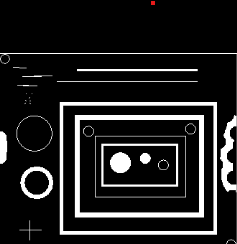
#> input picture 2 Parcial/morfologicas/cuadro2.png, 237 x 244 px
$ python dilatacion.py
#> lines starting #> are read from the running program, lines starting #| are printed output that depends on the picture; after the words box and inside, x2 and y2 are one past the last pixel; in counts of white or black regions, pixels touching at a corner belong together
import cv2
import numpy as np
#un kernel grande, la dilatación se vuelve más agresiva
def leer_imagen_binaria(ruta):
    # Lectura
#> called with ruta = 'cuadro2.png'
    imagen = cv2.imread(ruta, cv2.IMREAD_GRAYSCALE)
#> imagen: shape (244, 237); min 0, max 255, mean 32.8
    _, binaria = cv2.threshold(imagen, 127, 255, cv2.THRESH_BINARY)
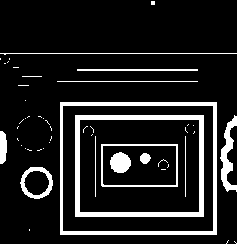
#> binaria: shape (244, 237); 12.6% white; 51 white regions (37 under 20 px), largest, box (x1, y1, x2, y2) and area: (75, 115, 204, 217) 2210, (60, 102, 217, 235) 2131, (220, 115, 237, 192) 573
    return binaria

def dilatacion_manual(imagen_binaria, tamaño_kernel=(3, 3)):
    # Tamaños
#> called with tamaño_kernel = (7, 7)
    alto = imagen_binaria.shape[0]
#> alto = 244
    ancho = imagen_binaria.shape[1]
#> ancho = 237
    alto_kernel = tamaño_kernel[0]
    ancho_kernel = tamaño_kernel[1]
    padding_alto = alto_kernel // 2
    padding_ancho = ancho_kernel // 2

    # Relleno
    imagen_rellena = np.zeros((alto + 2 * padding_alto, ancho + 2 * padding_ancho), dtype=np.uint8)
    for y in range(alto):
        for x in range(ancho):
            imagen_rellena[y + padding_alto, x + padding_ancho] = imagen_binaria[y, x]
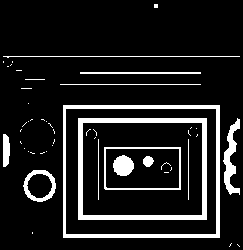
#> imagen_rellena: shape (250, 243); 12% white; 51 white regions (37 under 20 px), largest, box (x1, y1, x2, y2) and area: (78, 118, 207, 220) 2210, (63, 105, 220, 238) 2131, (223, 118, 240, 195) 573

    # Resultado
    imagen_dilatada = np.zeros((alto, ancho), dtype=np.uint8)

    # Bucle
    for y in range(alto):
        for x in range(ancho):
            es_negro = True
            for i in range(alto_kernel):
                for j in range(ancho_kernel):
                    pixel_vecino = imagen_rellena[y + i, x + j]
                    if pixel_vecino == 255:
                        es_negro = False
            imagen_dilatada[y, x] = 0 if es_negro else 255
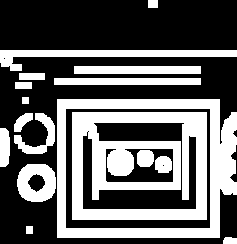
#> imagen_dilatada: shape (244, 237); 38.8% white; 17 white regions, largest, box (x1, y1, x2, y2) and area: (72, 112, 207, 220) 8565, (57, 99, 237, 238) 6679, (0, 50, 237, 71) 1857

    return imagen_dilatada

def dilatacion_con_opencv(imagen_binaria, tamaño_kernel=(5, 5)):
    # Librería
#> called with tamaño_kernel = (2, 2)
    kernel = cv2.getStructuringElement(cv2.MORPH_RECT, tamaño_kernel)
    return cv2.dilate(imagen_binaria, kernel, iterations=1)
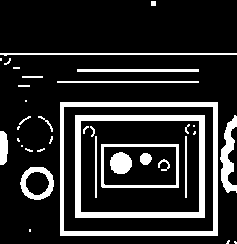
#> returned value: shape (244, 237); 16.9% white; 37 white regions (15 under 20 px), largest, box (x1, y1, x2, y2) and area: (60, 102, 218, 236) 2696, (75, 115, 205, 218) 2652, (101, 144, 179, 188) 696

if __name__ == "__main__":
    ruta_imagen = 'cuadro2.png'
    imagen_binaria = leer_imagen_binaria(ruta_imagen)

    dilatada_manual = dilatacion_manual(imagen_binaria, (7, 7))
    dilatada_opencv = dilatacion_con_opencv(imagen_binaria, (2, 2))

    cv2.imshow('Original binaria', imagen_binaria)
    cv2.imshow('Dilatacion manual', dilatada_manual)
    cv2.imshow('Dilatacion con OpenCV', dilatada_opencv)
    cv2.waitKey(0)
    cv2.destroyAllWindows()

$ run again, with 2 Parcial/morfologicas/cuadro.png copied over 2 Parcial/morfologicas/cuadro2.png
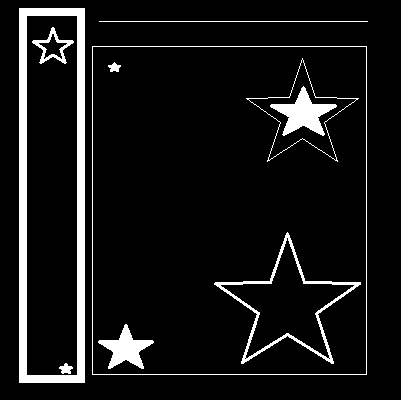
#> input picture 2 Parcial/morfologicas/cuadro.png, 401 x 400 px
#> imagen: shape (400, 401); 8.2% white; 10 white regions, largest, box (x1, y1, x2, y2) and area: (19, 8, 85, 383) 6800, (214, 232, 361, 364) 1553, (270, 86, 337, 136) 1354
#> after the loop in dilatacion_manual, `for y in range(alto):`:
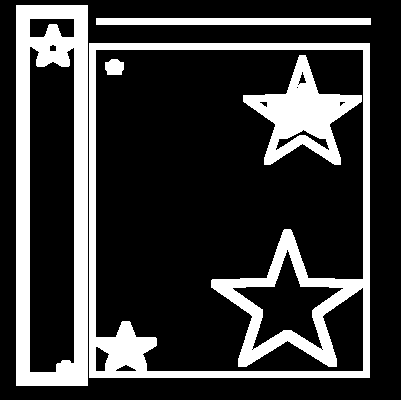
#> imagen_dilatada: shape (400, 401); 22.6% white; 5 white regions, box (x1, y1, x2, y2) and area: (89, 43, 370, 378) 15483, (16, 5, 88, 386) 13284, (243, 55, 362, 165) 5344, (96, 18, 371, 25) 1925, (105, 59, 124, 75) 256
#> in dilatacion_con_opencv, `return cv2.dilate(imagen_binaria, kernel, iterations=1)`:
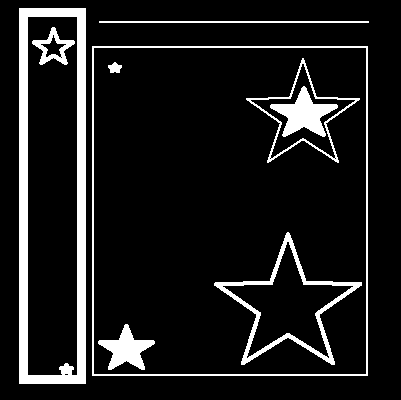
#> returned value: shape (400, 401); 10.7% white; 9 white regions, largest, box (x1, y1, x2, y2) and area: (19, 8, 86, 384) 7772, (92, 46, 368, 376) 2408, (214, 232, 362, 365) 2200
